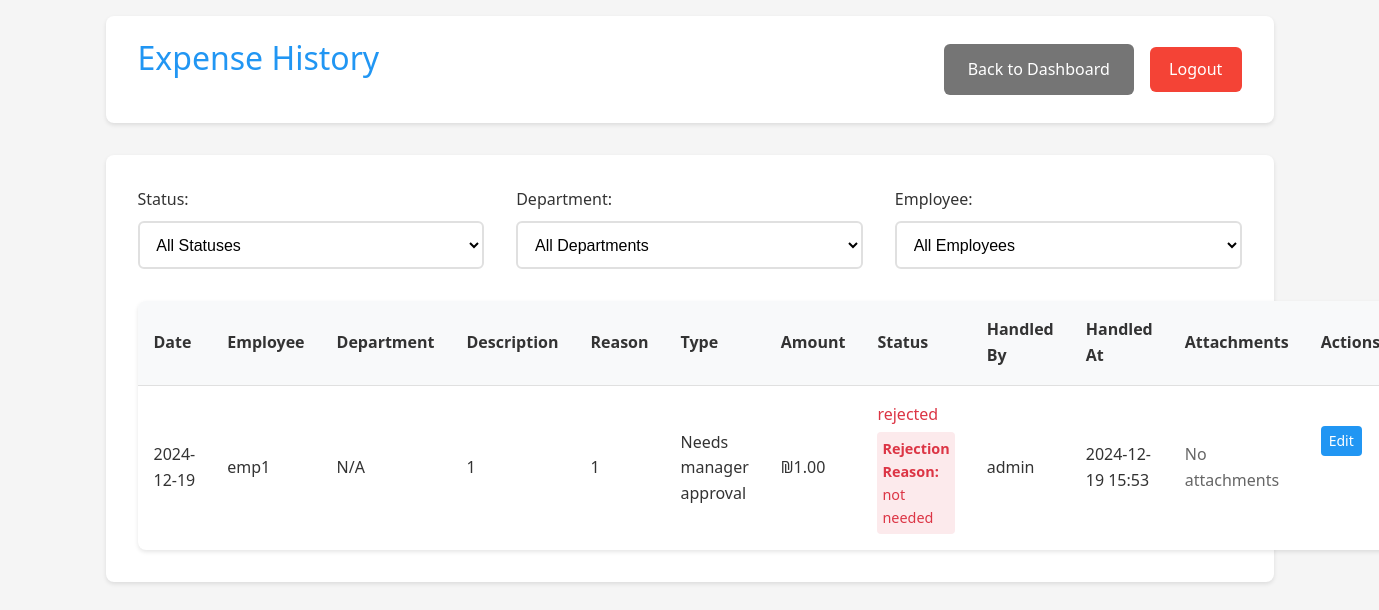
The app's page /manager/history (signed in) with its own data.
### app.py (models this page shows, shortened)
class Expense(db.Model):
    __tablename__ = 'expense'
    id = db.Column(db.Integer, primary_key=True)
    amount = db.Column(db.Float, nullable=False)
    description = db.Column(db.String(200))
    reason = db.Column(db.String(500))
    type = db.Column(db.String(50), nullable=False, default='needs_approval')  # New field
    date = db.Column(db.DateTime, nullable=False, default=datetime.utcnow)
    status = db.Column(db.String(20), default='pending')
    user_id = db.Column(db.Integer, db.ForeignKey('user.id'), nullable=False)
    subcategory_id = db.Column(db.Integer, db.ForeignKey('subcategory.id'), nullable=False)
    quote_filename = db.Column(db.String(255))
    invoice_filename = db.Column(db.String(255))
    receipt_filename = db.Column(db.String(255))
    manager_id = db.Column(db.Integer, db.ForeignKey('user.id'), nullable=True)
    handled_at = db.Column(db.DateTime, nullable=True)
    rejection_reason = db.Column(db.String(500))

class User(UserMixin, db.Model):
    __tablename__ = 'user'
    id = db.Column(db.Integer, primary_key=True)
    username = db.Column(db.String(80), unique=True, nullable=False)
    email = db.Column(db.String(120), unique=False, nullable=False)
    password = db.Column(db.String(120), nullable=False)
    is_manager = db.Column(db.Boolean, default=False)
    is_admin = db.Column(db.Boolean, default=False)
    status = db.Column(db.String(20), default='active')  # active, inactive, pending
    department_id = db.Column(db.Integer, db.ForeignKey('department.id'))
    home_department = db.relationship('Department',
                                    foreign_keys=[department_id],
                                    back_populates='employees')
    managed_departments = db.relationship('Department',
                                       secondary=manager_departments,
                                       backref=db.backref('department_managers', lazy='dynamic'))
    submitted_expenses = db.relationship('Expense',
                                       primaryjoin='User.id==Expense.user_id',
                                       backref='submitter',
                                       lazy=True)
    handled_expenses = db.relationship('Expense',
                                     primaryjoin='User.id==Expense.manager_id',
                                     backref='handler',
                                     lazy=True)

### app.py (the view)
@app.route('/manager/history')
@login_required
def expense_history():
    if not current_user.is_manager:
        return redirect(url_for('employee_dashboard'))
    status = request.args.get('status', 'all')
    employee = request.args.get('employee', 'all')
    department = request.args.get('department', 'all')
    query = Expense.query.join(User, Expense.user_id == User.id)
    if current_user.username != 'admin':
        query = query.filter(User.department_id == current_user.department_id)
    if status != 'all':
        query = query.filter(Expense.status == status)
    if employee != 'all':
        query = query.filter(Expense.user_id == employee)
    if department != 'all' and current_user.username == 'admin':
        query = query.filter(User.department_id == department)
    if current_user.username == 'admin':
        employees = User.query.filter_by(is_manager=False).all()
        departments = Department.query.all()
    else:
        employees = User.query.filter_by(
            is_manager=False,
            department_id=current_user.department_id
        ).all()
        departments = [current_user.home_department] if current_user.home_department else []
    expenses = query.order_by(Expense.date.desc()).all()
    return render_template('expense_history.html',
                         expenses=expenses,
                         employees=employees,
                         departments=departments,
                         selected_status=status,
                         selected_employee=employee,
                         selected_department=department)

### app.py (called while the page is built)
@login_manager.user_loader
def load_user(user_id):
    return User.query.get(int(user_id))

@app.template_filter('format_expense_type')
def format_expense_type(value):
    types = {
        'future_approval': 'Approval for future purchase',
        'auto_approved': 'Automatically approved expense',
        'needs_approval': 'Needs manager approval',
        'pre_approved': 'Pre-approved by manager'
    }
    return types.get(value, value)

### templates/expense_history.html (shortened to what this page needs)
<!DOCTYPE html>
<html>
<head>
    <link rel="stylesheet" href="{{ url_for('static', filename='style.css') }}">
</head>
<body>
    <div class="container">
        <header>
            <h1>Expense History</h1>
            <div class="header-actions">
                <a href="{{ url_for('manager_dashboard') }}" class="button secondary">Back to Dashboard</a>
                <a href="{{ url_for('logout') }}" class="logout-btn">Logout</a>
            </div>
        </header>
        <div class="card">
            <div class="filters">
                <form method="GET" class="filter-form">
                    <div class="filter-group">
                        <label for="status">Status:</label>
                        <select name="status" id="status" onchange="this.form.submit()">
                            <option value="all" {% if selected_status == 'all' %}selected{% endif %}>All Statuses</option>
                        </select>
                    </div>
                    <div class="filter-group">
                        <label for="department">Department:</label>
                        <select name="department" id="department" onchange="this.form.submit()">
                            <option value="all" {% if selected_department == 'all' %}selected{% endif %}>All Departments</option>
                        </select>
                    </div>
                    <div class="filter-group">
                        <label for="employee">Employee:</label>
                        <select name="employee" id="employee" onchange="this.form.submit()">
                            <option value="all" {% if selected_employee == 'all' %}selected{% endif %}>All Employees</option>
                        </select>
                    </div>
                </form>
            </div>
            <div class="table-responsive">
                <table>
                    <thead>
                        <tr>
                            <th>Date</th>
                            <th>Employee</th>
                            <th>Department</th>
                            <th>Description</th>
                            <th>Reason</th>
                            <th>Type</th>
                            <th>Amount</th>
                            <th>Status</th>
                            <th>Handled By</th>
                            <th>Handled At</th>
                            <th>Attachments</th>
                            {% if current_user.username == 'admin' %}
                            <th>Actions</th>
                            {% endif %}
                        </tr>
                    </thead>
                    <tbody>
                        {% for expense in expenses %}
                        <tr>
                            <td>{{ expense.date.strftime('%Y-%m-%d') }}</td>
                            <td>{{ expense.submitter.username }}</td>
                            <td>{{ expense.submitter.department.name if expense.submitter.department else 'N/A' }}</td>
                            <td>{{ expense.description }}</td>
                            <td>{{ expense.reason }}</td>
                            <td>{{ expense.type|format_expense_type }}</td>
                            <td>₪{{ "%.2f"|format(expense.amount) }}</td>
                            <td class="status-{{ expense.status }}">
                                {{ expense.status }}
                                {% if expense.status == 'rejected' and expense.rejection_reason %}
                                <div class="rejection-reason">
                                    <strong>Rejection Reason:</strong> {{ expense.rejection_reason }}
                                </div>
                                {% endif %}
                            </td>
                            <td>
                                {% if expense.status != 'pending' %}
                                    {{ expense.handler.username if expense.handler else 'N/A' }}
                                {% else %}
                                    -
                                {% endif %}
                            </td>
                            <td>
                                {% if expense.handled_at %}
                                    {{ expense.handled_at.strftime('%Y-%m-%d %H:%M') }}
                                {% else %}
                                    -
                                {% endif %}
                            </td>
                            <td>
                                {% if not expense.quote_filename and not expense.invoice_filename and not expense.receipt_filename %}
                                    <span class="text-muted">No attachments</span>
                                {% endif %}
                            </td>
                            {% if current_user.username == 'admin' %}
                            <td class="actions">
                                <a href="{{ url_for('admin_edit_expense', expense_id=expense.id) }}"
                                   class="button primary small">Edit</a>
                            </td>
                            {% endif %}
                        </tr>
                        {% endfor %}
                    </tbody>
                </table>
            </div>
        </div>
    </div>
</body>
</html>

### static/style.css (style rules this page uses)
:root { --primary-color: #2196F3; --secondary-color: #FFC107; --success-color: #4CAF50; --danger-color: #f44336; --text-color: #333; --bg-color: #f5f5f5; --card-bg: #ffffff; --background-light: #f8f9fa; }
* { margin: 0; padding: 0; box-sizing: border-box; transition: all 0.3s ease; }
body { font-family: 'Segoe UI', Roboto, Arial, sans-serif; background-color: var(--bg-color); color: var(--text-color); line-height: 1.6; }
.container { max-width: 1200px; margin: 0 auto; padding: 1rem; }
header { background-color: var(--card-bg); padding: 1rem 2rem; box-shadow: 0 2px 4px rgba(0,0,0,0.1); margin-bottom: 2rem; border-radius: 8px; display: flex; justify-content: space-between; align-items: center; }
h1 { color: var(--primary-color); font-weight: 500; margin-bottom: 1.5rem; }
.card { background-color: var(--card-bg); border-radius: 8px; box-shadow: 0 2px 4px rgba(0,0,0,0.1); padding: 2rem; margin-bottom: 2rem; }
label { display: block; margin-bottom: 0.5rem; color: var(--text-color); font-weight: 500; }
.button, button { display: inline-flex; align-items: center; justify-content: center; padding: 0.8rem 1.5rem; border: none; border-radius: 6px; font-size: 1rem; font-weight: 500; cursor: pointer; text-decoration: none; transition: transform 0.2s ease, box-shadow 0.2s ease; }
.button.primary { background-color: var(--primary-color); color: white; }
.button.secondary { background-color: #757575; color: white; }
.logout-btn { background-color: var(--danger-color); color: white; padding: 0.6rem 1.2rem; border-radius: 6px; text-decoration: none; font-weight: 500; }
table { width: 100%; border-collapse: separate; border-spacing: 0; margin-top: 1.5rem; background-color: var(--card-bg); border-radius: 8px; overflow: hidden; box-shadow: 0 2px 4px rgba(0,0,0,0.1); }
th, td { padding: 1rem; text-align: left; border-bottom: 1px solid #e0e0e0; }
th { background-color: #f8f9fa; font-weight: 600; color: var(--text-color); }
tr:last-child td { border-bottom: none; }
.status-rejected { color: var(--danger-color); font-weight: 500; }
.actions { margin: 1.5rem 0; display: flex; gap: 1rem; }
.text-muted { color: #666; }
.button.small { padding: 0.4rem 0.8rem; font-size: 0.875rem; }
.header-actions { display: flex; gap: 1rem; align-items: center; }
.filters { margin-bottom: 2rem; }
.filter-form { display: flex; gap: 2rem; align-items: flex-end; }
.filter-group { flex: 1; }
.filter-group label { margin-bottom: 0.5rem; }
.filter-group select { width: 100%; padding: 0.8rem; border: 2px solid #e0e0e0; border-radius: 6px; font-size: 1rem; background-color: white; cursor: pointer; transition: border-color 0.3s ease; }
.button.small { font-size: 0.875rem; padding: 0.25rem 0.75rem; border-radius: 4px; }
.button.primary.small { background-color: var(--primary-color); color: white; }
.button.small { padding: 0.25rem 0.75rem; font-size: 0.875rem; }

### templates/expense_history.html (style rules this page uses)
.actions { white-space: nowrap; }
.button.small { padding: 0.25rem 0.5rem; font-size: 0.875rem; }
.rejection-reason { margin-top: 5px; color: #dc3545; font-size: 0.9em; padding: 5px; background-color: rgba(220, 53, 69, 0.1); border-radius: 4px; white-space: normal; max-width: 250px; }
.status-rejected { color: #dc3545; }

### records on screen
Expense: date "2024-12-19", submitter.username "emp1", submitter.department "N/A", description "1", reason "1", type "Needs manager approval", amount "1.00", status "rejected", rejection_reason "not needed", handler "admin", handled_at "2024-12-19 15:53", shows "No attachments"
